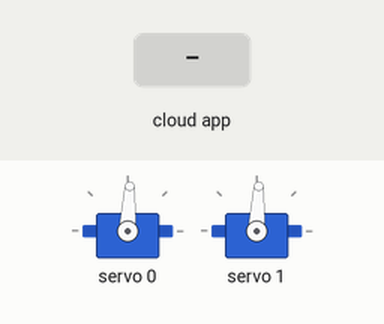
Recording of a sketch running on a simulated ESP8266 (NodeMCU). Shown: 2 × servo. The test bench sets the inputs (shaded band). WiFi joins after 1.5 s; servers stay silent unless stated; no MQTT or app messages arrive unless stated; what the sketch prints to the serial monitor is not drawn.

Above: at 2.7 s.
2.8 s: the phone or cloud app sets extrovrt-direction to F
At 4.5 s:
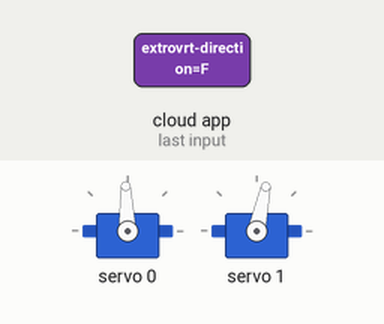
5.0 s: the phone or cloud app sets extrovrt-direction to B
At 6.3 s:
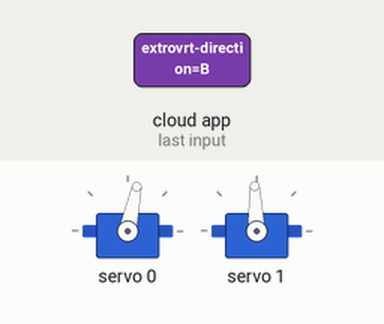
7.0 s: the phone or cloud app sets extrovrt-direction to L
At 8.0 s:
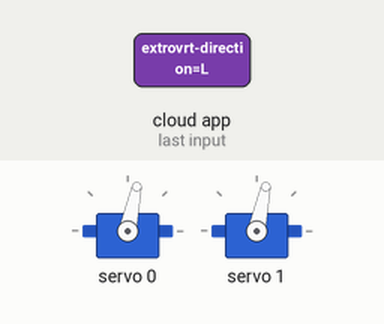
9.0 s: the phone or cloud app sets extrovrt-direction to R
At 11.0 s:
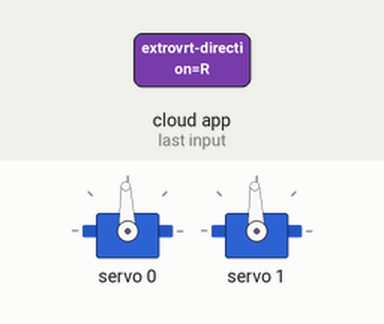
Timing chart, 0 to 12.0 s (numbered marks = the images above; inputs shaded):
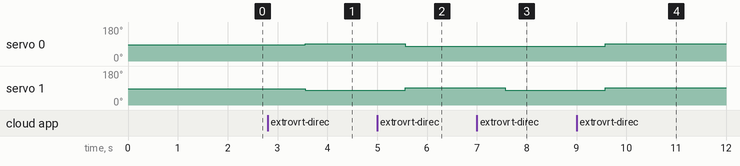

The sketch:

extrovrt.ino
```cpp
//wifi stuff
#include <ESP8266WiFi.h>
#include "Adafruit_MQTT.h"
#include "Adafruit_MQTT_Client.h"
//servo stuff
#include <Wire.h>
#include <Adafruit_PWMServoDriver.h>

/************************* WiFi Access Point *********************************/

#define WLAN_SSID       "YOUR_WIFI_SSID"
#define WLAN_PASS       "YOUR_WIFI_PASSWORD"

/************************* Adafruit.io Setup *********************************/

#define AIO_SERVER      "io.adafruit.com"
#define AIO_SERVERPORT  1883
#define AIO_USERNAME    "YOUR_AIO_USERNAME"
#define AIO_KEY         "YOUR_AIO_KEY"


/************ Global State (you don't need to change this!) ******************/

// Create an ESP8266 WiFiClient class to connect to the MQTT server.
WiFiClient client;

// Store the MQTT server, client ID, username, and password in flash memory.
// This is required for using the Adafruit MQTT library.
const char MQTT_SERVER[] PROGMEM    = AIO_SERVER;
// Set a unique MQTT client ID using the AIO key + the date and time the sketch
// was compiled (so this should be unique across multiple devices for a user,
// alternatively you can manually set this to a GUID or other random value).
const char MQTT_CLIENTID[] PROGMEM  = __TIME__ AIO_USERNAME;
const char MQTT_USERNAME[] PROGMEM  = AIO_USERNAME;
const char MQTT_PASSWORD[] PROGMEM  = AIO_KEY;

// Setup the MQTT client class by passing in the WiFi client and MQTT server and login details.
Adafruit_MQTT_Client mqtt(&client, MQTT_SERVER, AIO_SERVERPORT, MQTT_CLIENTID, MQTT_USERNAME, MQTT_PASSWORD);


/****************************** Feeds ***************************************/
// Setup a feed called 'extrovrt-direction' for subscribing to changes.
const char EV_FEED[] PROGMEM = AIO_USERNAME "/feeds/extrovrt-direction";
Adafruit_MQTT_Subscribe extrovrt_direction = Adafruit_MQTT_Subscribe(&mqtt, EV_FEED);


/****************************** Servo ***************************************/
// Called this way, it uses the default address 0x40
Adafruit_PWMServoDriver pwm = Adafruit_PWMServoDriver();
// We are using continuous rotation servos, so in this case "minimum" is fully
// backwards, "maximum" is fully forwards, and "stop" is the middle inflection
// point
// NOTE: Plan on tweaking these up or down with your particular set of motors
//       until it works
// 339 is bare-minimum (slowest)
int MOTORMIN = 332;
// this is the "inflection point" on a CR servo where it stops in the middle
int MOTORSTOP = 355;
// 362 is bare-maximum (slowest)
int MOTORMAX = 366;
#define LEFTSERVO 0
#define RIGHTSERVO 1


/*************************** Sketch Code ************************************/

// Bug workaround for Arduino 1.6.6, it seems to need a function declaration
// for some reason (only affects ESP8266, likely an arduino-builder bug).
void MQTT_connect();
void moveWheels(uint16_t left, uint16_t right);

void setup() {
  Serial.begin(115200);

  // Setup servo
  pwm.begin();
  pwm.setPWMFreq(60);  // Analog servos run at ~60 Hz updates
  moveWheels(MOTORSTOP, MOTORSTOP);
  yield();

  // Connect to WiFi access point.
  Serial.println(); Serial.println();
  Serial.print("Connecting to ");
  Serial.println(WLAN_SSID);

  WiFi.begin(WLAN_SSID, WLAN_PASS);
  while (WiFi.status() != WL_CONNECTED) {
    delay(500);
    Serial.print(".");
  }
  Serial.println();

  Serial.println("WiFi connected");
  Serial.println("IP address: "); Serial.println(WiFi.localIP());

  // Setup MQTT subscription for onoff feed.
  mqtt.subscribe(&extrovrt_direction);

}

/*
 * test loop
void loop() {
  moveWheels(MOTORMIN,MOTORMIN);
  delay(1000);
  moveWheels(MOTORSTOP,MOTORSTOP);
  delay(1000);
  moveWheels(MOTORMAX,MOTORMAX);
  delay(1000);
  moveWheels(MOTORSTOP,MOTORSTOP);
  delay(1000);
}
*/


void loop() {
  // Ensure the connection to the MQTT server is alive (this will make the first
  // connection and automatically reconnect when disconnected).  See the MQTT_connect
  // function definition further below.
  MQTT_connect();

  // this is our 'wait for incoming subscription packets' busy subloop
  Adafruit_MQTT_Subscribe *subscription;
  while ((subscription = mqtt.readSubscription(1000))) {
    if (subscription == &extrovrt_direction) {
      Serial.print (F("Got: "));
      Serial.println((char *)extrovrt_direction.lastread);

      // check directions
      if (0 == strcmp((char *)extrovrt_direction.lastread, "F")) {
        Serial.println("Moving Forward");
        moveWheels(MOTORMAX, MOTORMAX);
      } else if (0 == strcmp((char *)extrovrt_direction.lastread, "B")) {
        Serial.println("Moving Backward");
        moveWheels(MOTORMIN, MOTORMIN);
      } else if (0 == strcmp((char *)extrovrt_direction.lastread, "R")) {
        Serial.println("Moving Right");
        moveWheels(MOTORMAX, MOTORMIN);
      } else if (0 == strcmp((char *)extrovrt_direction.lastread, "L")) {
        Serial.println("Moving Left");
        moveWheels(MOTORMIN, MOTORMAX);
      } else if (0 == strcmp((char *)extrovrt_direction.lastread, "S")) {
        Serial.println("Stopping");
        moveWheels(MOTORSTOP, MOTORSTOP);
      } else if (0 == strcmp((char *)extrovrt_direction.lastread, "MAXUP")) {
        MOTORMAX += 1;
        Serial.print("Increasing top speed to ");
        Serial.println(MOTORMAX);
      } else if (0 == strcmp((char *)extrovrt_direction.lastread, "MAXDOWN")) {
        MOTORMAX -= 1;
        Serial.print("Decreasing top speed to ");
        Serial.println(MOTORMAX);
      } else if (0 == strcmp((char *)extrovrt_direction.lastread, "MINUP")) {
        MOTORMIN += 1;
        Serial.print("Increasing min speed to ");
        Serial.println(MOTORMIN);
      } else if (0 == strcmp((char *)extrovrt_direction.lastread, "MINDOWN")) {
        MOTORMIN -= 1;
        Serial.print("Decreasing min speed to ");
        Serial.println(MOTORMIN);
      } else if (0 == strcmp((char *)extrovrt_direction.lastread, "STOPUP")) {
        MOTORSTOP += 1;
        Serial.print("Increasing motor stop to ");
        Serial.println(MOTORSTOP);
      } else if (0 == strcmp((char *)extrovrt_direction.lastread, "STOPDOWN")) {
        MOTORSTOP -= 1;
        Serial.print("Decreasing motor stop to ");
        Serial.println(MOTORSTOP);
      }
    }
  }

  delay(1000);
}


// send this the PWM values you want for each wheel + it'll handle the movement
// it will also handle the fact that the right wheel has its direction reversed
void moveWheels(uint16_t left, uint16_t right) {
  // reverse the right motor
  if (right == MOTORMIN) { right = MOTORMAX; }
  else if (right == MOTORMAX) { right = MOTORMIN; }

  Serial.print("Left: ");
  Serial.println(left);
  Serial.print("Right: ");
  Serial.println(right);
  pwm.setPWM(LEFTSERVO, 0,  left);
  pwm.setPWM(RIGHTSERVO, 0, right);
}

// Function to connect and reconnect as necessary to the MQTT server.
// Should be called in the loop function and it will take care if connecting.
void MQTT_connect() {
  int8_t ret;

  // Stop if already connected.
  if (mqtt.connected()) {
    return;
  }

  Serial.print("Connecting to MQTT... ");

  while ((ret = mqtt.connect()) != 0) { // connect will return 0 for connected
       Serial.println(mqtt.connectErrorString(ret));
       Serial.println("Retrying MQTT connection in 5 seconds...");
       mqtt.disconnect();
       delay(5000);  // wait 5 seconds
  }
  Serial.println("MQTT Connected!");
}
```

Measured:
- after the input at 2.8 s, servo 0: 87° → 92° after 0.76 s; servo 1: 87° → 78° after 0.76 s
- after the input at 5.0 s, servo 0: 92° → 78° after 0.57 s; servo 1: 78° → 92° after 0.57 s
- after the input at 7.0 s, servo 1: 92° → 78° after 0.57 s
- after the input at 9.0 s, servo 0, servo 1: 78° → 92° after 0.58 s
